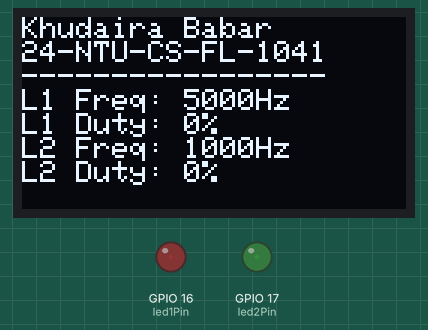
A program run on a simulated ESP32. Shown: 128×64 one-colour display, output pins drawn as LEDs (lit = HIGH).

Above: at 0.13 s.
At 2.09 s:
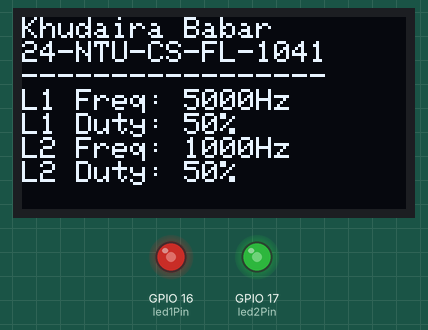
At 4.02 s:
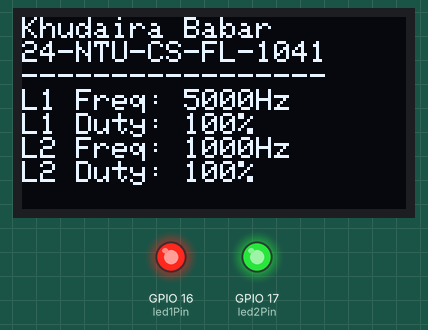
At 8.44 s:
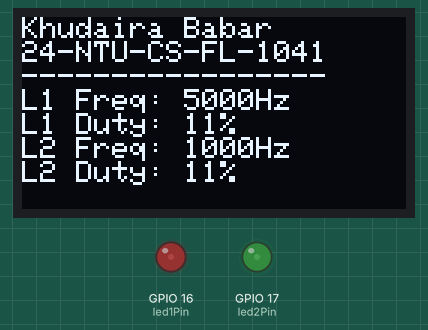
Timing chart, 0 to 40.0 s (numbered marks = the images above):
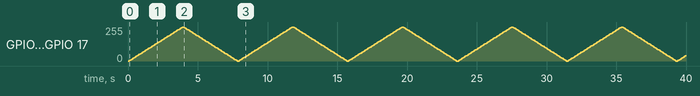

The program:

main.cpp
```cpp
/*
 * Name: Khudaira Babar
 * Reg No: 24-NTU-CS-FL-1041
 * Task 2: OLED Monitoring
 */
#include <Arduino.h>
#include <Wire.h>
#include <Adafruit_GFX.h>
#include <Adafruit_SSD1306.h>

using namespace std;

#define SCREEN_WIDTH 128
#define SCREEN_HEIGHT 64
#define OLED_RESET -1

Adafruit_SSD1306 display(SCREEN_WIDTH, SCREEN_HEIGHT, &Wire, OLED_RESET);

const int led1Pin = 16;
const int led2Pin = 17;

// PWM Properties
const int freq1 = 5000;
const int freq2 = 1000;
const int pwmChannel1 = 0;
const int pwmChannel2 = 1;
const int resolution = 8;
const int maxDuty = 255;

void setup() {
  Serial.begin(115200);

  if(!display.begin(SSD1306_SWITCHCAPVCC, 0x3C)) {
    Serial.println(F("SSD1306 allocation failed"));
    for(;;);
  }

  display.clearDisplay();
  display.setTextColor(SSD1306_WHITE);

  // Configure and attach PWM
  ledcSetup(pwmChannel1, freq1, resolution);
  ledcSetup(pwmChannel2, freq2, resolution);
  ledcAttachPin(led1Pin, pwmChannel1);
  ledcAttachPin(led2Pin, pwmChannel2);
}

void loop() {
  // Fade in loop
  for (int duty = 0; duty <= maxDuty; duty += 5) {
    ledcWrite(pwmChannel1, duty);
    ledcWrite(pwmChannel2, duty);

    int dutyPercentage = (duty * 100) / maxDuty;

    display.clearDisplay();
    display.setCursor(0, 0);
    display.println("Khudaira Babar");
    display.println("24-NTU-CS-FL-1041");
    display.println("-----------------");

    display.print("L1 Freq: "); display.print(freq1); display.println("Hz");
    display.print("L1 Duty: "); display.print(dutyPercentage); display.println("%");

    display.print("L2 Freq: "); display.print(freq2); display.println("Hz");
    display.print("L2 Duty: "); display.print(dutyPercentage); display.println("%");

    display.display();
    delay(50);
  }

  // Fade out loop
  for (int duty = maxDuty; duty >= 0; duty -= 5) {
    ledcWrite(pwmChannel1, duty);
    ledcWrite(pwmChannel2, duty);

    int dutyPercentage = (duty * 100) / maxDuty;

    display.clearDisplay();
    display.setCursor(0, 0);
    display.println("Khudaira Babar");
    display.println("24-NTU-CS-FL-1041");
    display.println("-----------------");

    display.print("L1 Freq: "); display.print(freq1); display.println("Hz");
    display.print("L1 Duty: "); display.print(dutyPercentage); display.println("%");

    display.print("L2 Freq: "); display.print(freq2); display.println("Hz");
    display.print("L2 Duty: "); display.print(dutyPercentage); display.println("%");

    display.display();
    delay(50);
  }
}
```
